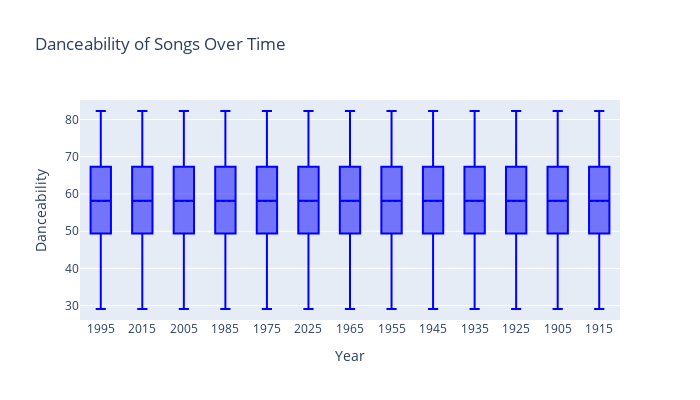

The cell this chart's notebook holds for it:
### Markdown cell above
# Box Plot of Danceability Over Time

Using box plots to visualize the change over time paints a better picture of the true distribution, but in this case the variance for each year is large enough to obscure trends in the mean value.

### Code cell
# function to bin the data into decades
def bin_year(x):
    for decade in range(1850, 2040, 10):
        if x < decade: return decade - 5

# bin the data
dance_time = spotify_1M.copy(deep = True)
dance_time["year"] = dance_time["year"].apply(bin_year)
dance_time = dance_time.dropna()

# organize into decades
data = []
for decade in pd.Series(dance_time["year"].unique()).sort_values():
    decade_time = dance_time.query("year == @decade")
    data += [decade_time[["danceability"]]]

# plot box plots for each decade
fig = go.Figure()
for i in range(0, pd.Series(dance_time["year"].unique()).sort_values().count()):
    fig.add_trace(go.Box(y = data[0]["danceability"],
                         name = str(pd.Series(dance_time["year"].unique()).sort_values()[i]),
                         boxmean = True, # represent mean
                         marker=dict(color='blue'),  # Set the color explicitly
                         line=dict(color='blue')
                        ))
fig.update_layout(xaxis_title = "Year",
                  yaxis_title= "Danceability",
                  title = "Danceability of Songs Over Time",
                  width = 700,
                  height = 400,
                  showlegend = False
                )
fig.show()

### Figure 1 — Plotly figure (JSON) as saved in the notebook; plotly's stock layout.template omitted (floating-point values rounded to 4 significant figures)
{"data": [{"boxmean": true, "line": {"color": "blue"}, "marker": {"color": "blue"}, "name": "1995", "type": "box", "y": [49.5, 67.7, 49.4, 50.6, 42.9, 30.3, 47.6, 50.4, 77.4, 66.1, 58.0, 62.4, 70.6, 58.4, 68.6, 82.3, 60.4, 64.6, 65.3, 78.9, 60.5, 64.4, 60.2, 75.9, 81.5, 70.8, 50.1, 75.5, 70.7, 67.3, 50.5, 71.6, 74.9, 47.8, 43.3, 56.8, 57.4, 63.9, 43.2, 50.7, 62.8, 51.3, 73.8, 65.4, 53.3, 47.6, 60.5, 40.6, 57.7, 29.1, 46.5, 43.6, 51.1, 41.4, 59.5, 47, 47.4, 52.1]}, {"boxmean": true, "line": {"color": "blue"}, "marker": {"color": "blue"}, "name": "2015", "type": "box", "y": [49.5, 67.7, 49.4, 50.6, 42.9, 30.3, 47.6, 50.4, 77.4, 66.1, 58.0, 62.4, 70.6, 58.4, 68.6, 82.3, 60.4, 64.6, 65.3, 78.9, 60.5, 64.4, 60.2, 75.9, 81.5, 70.8, 50.1, 75.5, 70.7, 67.3, 50.5, 71.6, 74.9, 47.8, 43.3, 56.8, 57.4, 63.9, 43.2, 50.7, 62.8, 51.3, 73.8, 65.4, 53.3, 47.6, 60.5, 40.6, 57.7, 29.1, 46.5, 43.6, 51.1, 41.4, 59.5, 47, 47.4, 52.1]}, {"boxmean": true, "line": {"color": "blue"}, "marker": {"color": "blue"}, "name": "2005", "type": "box", "y": [49.5, 67.7, 49.4, 50.6, 42.9, 30.3, 47.6, 50.4, 77.4, 66.1, 58.0, 62.4, 70.6, 58.4, 68.6, 82.3, 60.4, 64.6, 65.3, 78.9, 60.5, 64.4, 60.2, 75.9, 81.5, 70.8, 50.1, 75.5, 70.7, 67.3, 50.5, 71.6, 74.9, 47.8, 43.3, 56.8, 57.4, 63.9, 43.2, 50.7, 62.8, 51.3, 73.8, 65.4, 53.3, 47.6, 60.5, 40.6, 57.7, 29.1, 46.5, 43.6, 51.1, 41.4, 59.5, 47, 47.4, 52.1]}, {"boxmean": true, "line": {"color": "blue"}, "marker": {"color": "blue"}, "name": "1985", "type": "box", "y": [49.5, 67.7, 49.4, 50.6, 42.9, 30.3, 47.6, 50.4, 77.4, 66.1, 58.0, 62.4, 70.6, 58.4, 68.6, 82.3, 60.4, 64.6, 65.3, 78.9, 60.5, 64.4, 60.2, 75.9, 81.5, 70.8, 50.1, 75.5, 70.7, 67.3, 50.5, 71.6, 74.9, 47.8, 43.3, 56.8, 57.4, 63.9, 43.2, 50.7, 62.8, 51.3, 73.8, 65.4, 53.3, 47.6, 60.5, 40.6, 57.7, 29.1, 46.5, 43.6, 51.1, 41.4, 59.5, 47, 47.4, 52.1]}, {"boxmean": true, "line": {"color": "blue"}, "marker": {"color": "blue"}, "name": "1975", "type": "box", "y": [49.5, 67.7, 49.4, 50.6, 42.9, 30.3, 47.6, 50.4, 77.4, 66.1, 58.0, 62.4, 70.6, 58.4, 68.6, 82.3, 60.4, 64.6, 65.3, 78.9, 60.5, 64.4, 60.2, 75.9, 81.5, 70.8, 50.1, 75.5, 70.7, 67.3, 50.5, 71.6, 74.9, 47.8, 43.3, 56.8, 57.4, 63.9, 43.2, 50.7, 62.8, 51.3, 73.8, 65.4, 53.3, 47.6, 60.5, 40.6, 57.7, 29.1, 46.5, 43.6, 51.1, 41.4, 59.5, 47, 47.4, 52.1]}, {"boxmean": true, "line": {"color": "blue"}, "marker": {"color": "blue"}, "name": "2025", "type": "box", "y": [49.5, 67.7, 49.4, 50.6, 42.9, 30.3, 47.6, 50.4, 77.4, 66.1, 58.0, 62.4, 70.6, 58.4, 68.6, 82.3, 60.4, 64.6, 65.3, 78.9, 60.5, 64.4, 60.2, 75.9, 81.5, 70.8, 50.1, 75.5, 70.7, 67.3, 50.5, 71.6, 74.9, 47.8, 43.3, 56.8, 57.4, 63.9, 43.2, 50.7, 62.8, 51.3, 73.8, 65.4, 53.3, 47.6, 60.5, 40.6, 57.7, 29.1, 46.5, 43.6, 51.1, 41.4, 59.5, 47, 47.4, 52.1]}, {"boxmean": true, "line": {"color": "blue"}, "marker": {"color": "blue"}, "name": "1965", "type": "box", "y": [49.5, 67.7, 49.4, 50.6, 42.9, 30.3, 47.6, 50.4, 77.4, 66.1, 58.0, 62.4, 70.6, 58.4, 68.6, 82.3, 60.4, 64.6, 65.3, 78.9, 60.5, 64.4, 60.2, 75.9, 81.5, 70.8, 50.1, 75.5, 70.7, 67.3, 50.5, 71.6, 74.9, 47.8, 43.3, 56.8, 57.4, 63.9, 43.2, 50.7, 62.8, 51.3, 73.8, 65.4, 53.3, 47.6, 60.5, 40.6, 57.7, 29.1, 46.5, 43.6, 51.1, 41.4, 59.5, 47, 47.4, 52.1]}, {"boxmean": true, "line": {"color": "blue"}, "marker": {"color": "blue"}, "name": "1955", "type": "box", "y": [49.5, 67.7, 49.4, 50.6, 42.9, 30.3, 47.6, 50.4, 77.4, 66.1, 58.0, 62.4, 70.6, 58.4, 68.6, 82.3, 60.4, 64.6, 65.3, 78.9, 60.5, 64.4, 60.2, 75.9, 81.5, 70.8, 50.1, 75.5, 70.7, 67.3, 50.5, 71.6, 74.9, 47.8, 43.3, 56.8, 57.4, 63.9, 43.2, 50.7, 62.8, 51.3, 73.8, 65.4, 53.3, 47.6, 60.5, 40.6, 57.7, 29.1, 46.5, 43.6, 51.1, 41.4, 59.5, 47, 47.4, 52.1]}, {"boxmean": true, "line": {"color": "blue"}, "marker": {"color": "blue"}, "name": "1945", "type": "box", "y": [49.5, 67.7, 49.4, 50.6, 42.9, 30.3, 47.6, 50.4, 77.4, 66.1, 58.0, 62.4, 70.6, 58.4, 68.6, 82.3, 60.4, 64.6, 65.3, 78.9, 60.5, 64.4, 60.2, 75.9, 81.5, 70.8, 50.1, 75.5, 70.7, 67.3, 50.5, 71.6, 74.9, 47.8, 43.3, 56.8, 57.4, 63.9, 43.2, 50.7, 62.8, 51.3, 73.8, 65.4, 53.3, 47.6, 60.5, 40.6, 57.7, 29.1, 46.5, 43.6, 51.1, 41.4, 59.5, 47, 47.4, 52.1]}, {"boxmean": true, "line": {"color": "blue"}, "marker": {"color": "blue"}, "name": "1935", "type": "box", "y": [49.5, 67.7, 49.4, 50.6, 42.9, 30.3, 47.6, 50.4, 77.4, 66.1, 58.0, 62.4, 70.6, 58.4, 68.6, 82.3, 60.4, 64.6, 65.3, 78.9, 60.5, 64.4, 60.2, 75.9, 81.5, 70.8, 50.1, 75.5, 70.7, 67.3, 50.5, 71.6, 74.9, 47.8, 43.3, 56.8, 57.4, 63.9, 43.2, 50.7, 62.8, 51.3, 73.8, 65.4, 53.3, 47.6, 60.5, 40.6, 57.7, 29.1, 46.5, 43.6, 51.1, 41.4, 59.5, 47, 47.4, 52.1]}, {"boxmean": true, "line": {"color": "blue"}, "marker": {"color": "blue"}, "name": "1925", "type": "box", "y": [49.5, 67.7, 49.4, 50.6, 42.9, 30.3, 47.6, 50.4, 77.4, 66.1, 58.0, 62.4, 70.6, 58.4, 68.6, 82.3, 60.4, 64.6, 65.3, 78.9, 60.5, 64.4, 60.2, 75.9, 81.5, 70.8, 50.1, 75.5, 70.7, 67.3, 50.5, 71.6, 74.9, 47.8, 43.3, 56.8, 57.4, 63.9, 43.2, 50.7, 62.8, 51.3, 73.8, 65.4, 53.3, 47.6, 60.5, 40.6, 57.7, 29.1, 46.5, 43.6, 51.1, 41.4, 59.5, 47, 47.4, 52.1]}, {"boxmean": true, "line": {"color": "blue"}, "marker": {"color": "blue"}, "name": "1905", "type": "box", "y": [49.5, 67.7, 49.4, 50.6, 42.9, 30.3, 47.6, 50.4, 77.4, 66.1, 58.0, 62.4, 70.6, 58.4, 68.6, 82.3, 60.4, 64.6, 65.3, 78.9, 60.5, 64.4, 60.2, 75.9, 81.5, 70.8, 50.1, 75.5, 70.7, 67.3, 50.5, 71.6, 74.9, 47.8, 43.3, 56.8, 57.4, 63.9, 43.2, 50.7, 62.8, 51.3, 73.8, 65.4, 53.3, 47.6, 60.5, 40.6, 57.7, 29.1, 46.5, 43.6, 51.1, 41.4, 59.5, 47, 47.4, 52.1]}, {"boxmean": true, "line": {"color": "blue"}, "marker": {"color": "blue"}, "name": "1915", "type": "box", "y": [49.5, 67.7, 49.4, 50.6, 42.9, 30.3, 47.6, 50.4, 77.4, 66.1, 58.0, 62.4, 70.6, 58.4, 68.6, 82.3, 60.4, 64.6, 65.3, 78.9, 60.5, 64.4, 60.2, 75.9, 81.5, 70.8, 50.1, 75.5, 70.7, 67.3, 50.5, 71.6, 74.9, 47.8, 43.3, 56.8, 57.4, 63.9, 43.2, 50.7, 62.8, 51.3, 73.8, 65.4, 53.3, 47.6, 60.5, 40.6, 57.7, 29.1, 46.5, 43.6, 51.1, 41.4, 59.5, 47, 47.4, 52.1]}], "layout": {"height": 400, "showlegend": false, "title": {"text": "Danceability of Songs Over Time"}, "width": 700, "xaxis": {"title": {"text": "Year"}}, "yaxis": {"title": {"text": "Danceability"}}}}
